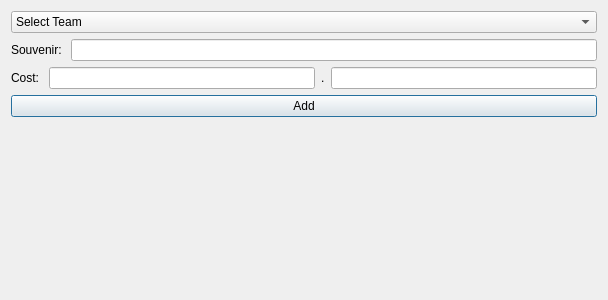
<?xml version="1.0" encoding="UTF-8"?>
<ui version="4.0">
 <class>AddNewSouvenir</class>
 <widget class="QDialog" name="AddNewSouvenir">
  <property name="geometry">
   <rect>
    <x>0</x>
    <y>0</y>
    <width>608</width>
    <height>300</height>
   </rect>
  </property>
  <property name="windowTitle">
   <string>Dialog</string>
  </property>
  <layout class="QVBoxLayout" name="verticalLayout">
   <item>
    <widget class="QComboBox" name="TeamListCombo">
     <item>
      <property name="text">
       <string>Select Team</string>
      </property>
     </item>
    </widget>
   </item>
   <item>
    <layout class="QHBoxLayout" name="horizontalLayout_2">
     <item>
      <widget class="QLabel" name="label">
       <property name="text">
        <string>Souvenir: </string>
       </property>
      </widget>
     </item>
     <item>
      <widget class="QLineEdit" name="SouvenirLineEdit"/>
     </item>
    </layout>
   </item>
   <item>
    <layout class="QHBoxLayout" name="horizontalLayout">
     <item>
      <widget class="QLabel" name="label_2">
       <property name="text">
        <string>Cost: </string>
       </property>
      </widget>
     </item>
     <item>
      <widget class="QLineEdit" name="dollarLineEdit"/>
     </item>
     <item>
      <widget class="QLabel" name="label_3">
       <property name="text">
        <string>.</string>
       </property>
      </widget>
     </item>
     <item>
      <widget class="QLineEdit" name="CentLineEdit">
       <property name="maxLength">
        <number>2</number>
       </property>
      </widget>
     </item>
    </layout>
   </item>
   <item>
    <widget class="QPushButton" name="addButton">
     <property name="text">
      <string>Add</string>
     </property>
    </widget>
   </item>
   <item>
    <widget class="QLabel" name="ErrorLabel">
     <property name="text">
      <string/>
     </property>
    </widget>
   </item>
  </layout>
 </widget>
 <resources/>
 <connections/>
</ui>
